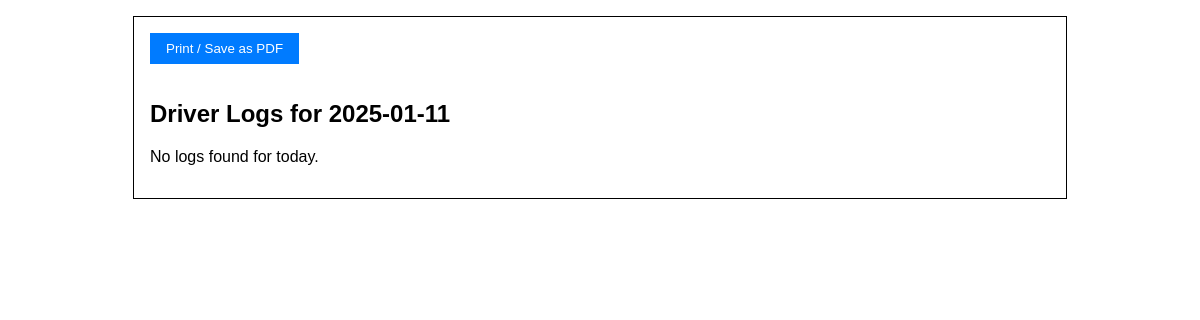
Page /driver_logs_print (signed in) on the earlier database version.
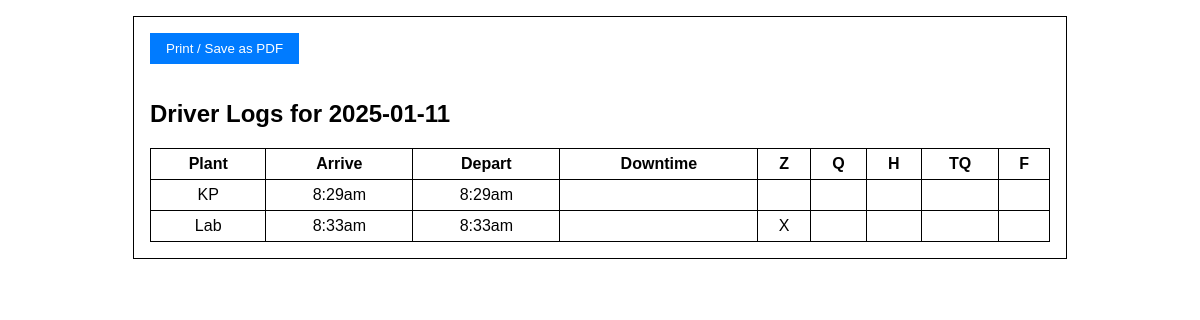
Same page on the later database version.
### lacksdrivers.py (models this page shows)
class DriverLog(db.Model):
    __tablename__ = "driver_log"
    id = db.Column(db.Integer, primary_key=True)
    driver_id = db.Column(db.Integer, db.ForeignKey("user.id"), nullable=False)
    driver = db.relationship("User", backref="driver_logs", lazy="joined")
    date = db.Column(db.Date, nullable=False)
    arrive_time = db.Column(db.String(20))
    depart_time = db.Column(db.String(20))
    downtime_reason = db.Column(db.String(200), nullable=True)
    load_size = db.Column(db.String(10), nullable=False)
    plant_name = db.Column(db.String(20), nullable=False)
    maintenance = db.Column(db.Boolean, default=False)
    fuel = db.Column(db.Boolean, default=False)
    meeting = db.Column(db.Boolean, default=False)
    created_at = db.Column(db.DateTime, default=datetime.utcnow)
    updated_at = db.Column(db.DateTime, onupdate=datetime.utcnow)

### lacksdrivers.py (the view)
@app.route("/driver_logs_print")
@login_required
def driver_logs_print():
    local_tz = pytz.timezone("America/Detroit")
    today_local_date = datetime.now(local_tz).date()
    logs = DriverLog.query.filter_by(driver_id=current_user.id, date=today_local_date).all()
    return render_template("driver_logs_print.html", logs=logs, the_date=today_local_date)

### lacksdrivers.py (called while the page is built)
@app.context_processor
def inject_plant_addresses():
    return dict(PLANT_ADDRESSES=PLANT_ADDRESSES)

@login_manager.user_loader
def load_user(user_id):
    return User.query.get(int(user_id))

@app.template_filter('to_local_time')
def to_local_time(utc_str):
    if not utc_str:
        return ""
    try:
        dt_utc = datetime.strptime(utc_str, "%Y-%m-%d %H:%M:%S")
        dt_utc = pytz.utc.localize(dt_utc)
        local_tz = pytz.timezone("America/Detroit")
        dt_local = dt_utc.astimezone(local_tz)
        formatted = dt_local.strftime("%I:%M%p").lower()
        return formatted.lstrip('0')
    except ValueError:
        return utc_str

### templates/driver_logs_print.html (shortened to what this page needs)
<!DOCTYPE html>
<html>
<head>
</head>
<body>
<div class="print-container">
  <button class="print-btn" onclick="window.print()">Print / Save as PDF</button>
  <h2>Driver Logs for {{ the_date }}</h2>
  {% if logs %}
    <table>
      <thead>
        <tr>
          <th>Plant</th>
          <th>Arrive</th>
          <th>Depart</th>
          <th>Downtime</th>
          <th>Z</th>
          <th>Q</th>
          <th>H</th>
          <th>TQ</th>
          <th>F</th>
        </tr>
      </thead>
      <tbody>
        {% for log in logs %}
        <tr>
          <td>{{ log.plant_name }}</td>
          <td>{{ log.arrive_time|to_local_time if log.arrive_time else '--' }}</td>
          <td>{{ log.depart_time|to_local_time if log.depart_time else '--' }}</td>
          <td>{{ log.downtime_reason or "" }}</td>
          <td>
            {% if log.load_size == "Empty" %}
              X
            {% else %}
              &nbsp;
            {% endif %}
          </td>
          <td>
          </td>
          <td>
          </td>
          <td>
          </td>
          <td>
          </td>
        </tr>
        {% endfor %}
      </tbody>
    </table>
  {% else %}
    <p>No logs found for today.</p>
  {% endif %}
</div>
</body>
</html>

Differences in the rows shown:
added DriverLog: plant_name "KP", arrive_time|to_local_time "8:29am", depart_time|to_local_time "8:29am"
added DriverLog: plant_name "Lab", arrive_time|to_local_time "8:33am", depart_time|to_local_time "8:33am", load_size "X"
Other differences:
text no longer shown: "No logs found for today."
text now shown: "Plant Arrive Depart Downtime Z Q H TQ F"
